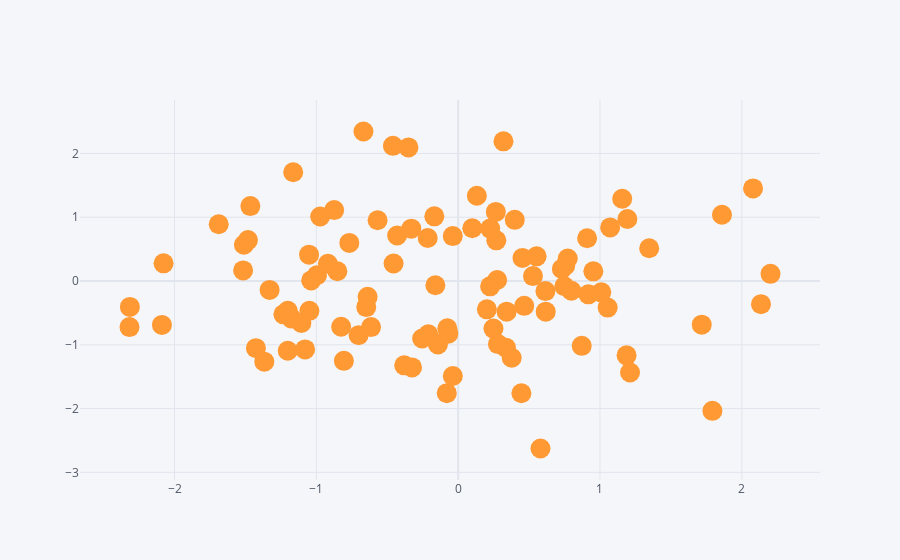

The notebook cell saved with this chart:
### Code cell
df.iplot(kind='scatter', x='A', y='B', mode='markers', size=20) #posso colocar o tamanho dos markes também
